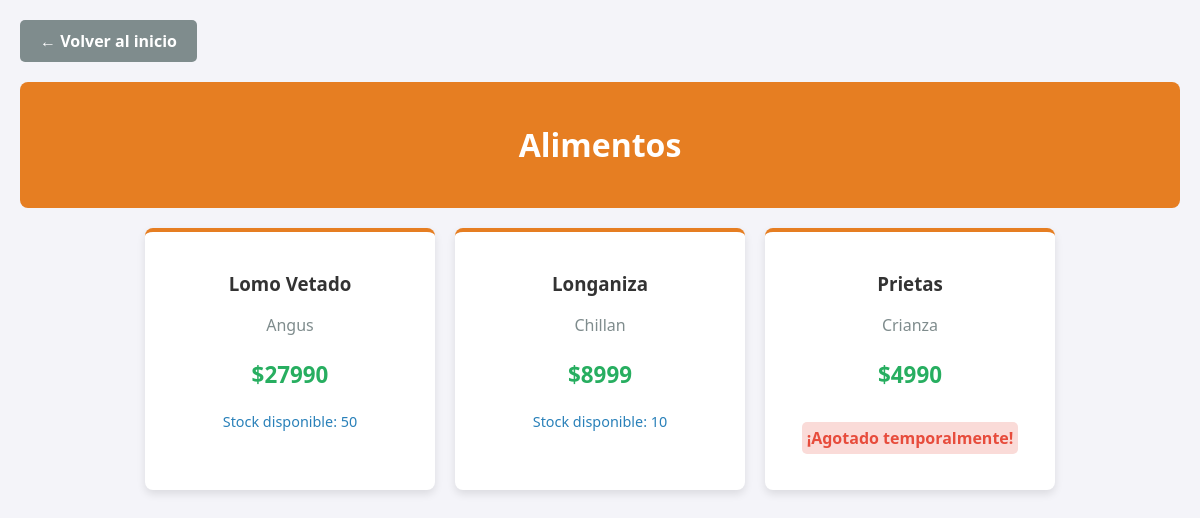
The app's page /categoria/1/ with its own data.
### inventario/models.py (models this page shows, shortened)
class Categoria(models.Model):
    nombre = models.CharField(max_length=60, unique=True)
    descripcion = models.TextField(blank=True)

class Producto(models.Model):
    codigo = models.CharField(max_length=50, unique=True)
    nombre = models.CharField(max_length=150)
    categoria = models.ForeignKey(Categoria, on_delete=models.CASCADE)
    marca = models.CharField(max_length=80)
    precio = models.IntegerField()
    stock = models.IntegerField()
    disponible = models.BooleanField(default=True)
    fecha_ingreso = models.DateField()
    destacado = models.BooleanField(default=False)
    requiere_refrigeracion = models.BooleanField(default=False)

### inventario/views.py (the view)
# urls.py: path('categoria/<int:categoria_id>/', views.categoria_detalle, name='categoria'),
def categoria_detalle(request, categoria_id):
    categoria = get_object_or_404(Categoria, id=categoria_id)
    productos = Producto.objects.filter(categoria=categoria, disponible=True)
    return render(request, 'inventario/categoria.html', {
        'categoria': categoria,
        'productos': productos
    })

### inventario/templates/inventario/categoria.html (shortened to what this page needs)
<!DOCTYPE html>
<html lang="es">
<head>
</head>
<body>
    <a href="{% url 'inicio' %}" class="btn-volver">← Volver al inicio</a>
    <header>
        <h1>{{ categoria.nombre }}</h1>
    </header>
    <div class="grid">
        {% for producto in productos %}
            <div class="card">
                <h3>{{ producto.nombre }}</h3>
                <p style="color: #7f8c8d;">{{ producto.marca }}</p>
                <p class="precio">${{ producto.precio }}</p>
                {% if producto.stock > 0 %}
                    <p class="stock-ok">Stock disponible: {{ producto.stock }}</p>
                {% else %}
                    <p class="sin-stock">¡Agotado temporalmente!</p>
                {% endif %}
            </div>
        {% empty %}
            <p>Aún no hemos agregado productos a esta categoría.</p>
        {% endfor %}
    </div>
</body>
</html>

### inventario/templates/inventario/categoria.html (style rules this page uses)
body { font-family: 'Segoe UI', Tahoma, Geneva, Verdana, sans-serif; background-color: #f4f4f9; color: #333; margin: 0; padding: 20px; }
header { background-color: #e67e22; color: white; padding: 20px; text-align: center; border-radius: 8px; margin-bottom: 20px; }
.btn-volver { background-color: #7f8c8d; color: white; padding: 10px 20px; text-decoration: none; border-radius: 5px; display: inline-block; margin-bottom: 20px; font-weight: bold; }
.grid { display: flex; gap: 20px; flex-wrap: wrap; justify-content: center; }
.card { background: white; padding: 20px; border-radius: 8px; box-shadow: 0 4px 8px rgba(0,0,0,0.1); width: 250px; text-align: center; border-top: 4px solid #e67e22; }
.precio { font-size: 1.4em; color: #27ae60; font-weight: bold; }
.sin-stock { color: #e74c3c; font-weight: bold; background: #fadbd8; padding: 5px; border-radius: 5px; display: inline-block; margin-top: 10px; }
.stock-ok { color: #2980b9; font-size: 0.9em; }

### records on screen
Categoria: nombre "Alimentos"
Producto: nombre "Lomo Vetado", marca "Angus", precio "27990", stock "50"
Producto: nombre "Longaniza", marca "Chillan", precio "8999", stock "10"
Producto: nombre "Prietas", marca "Crianza", precio "4990", stock "¡Agotado temporalmente!"
